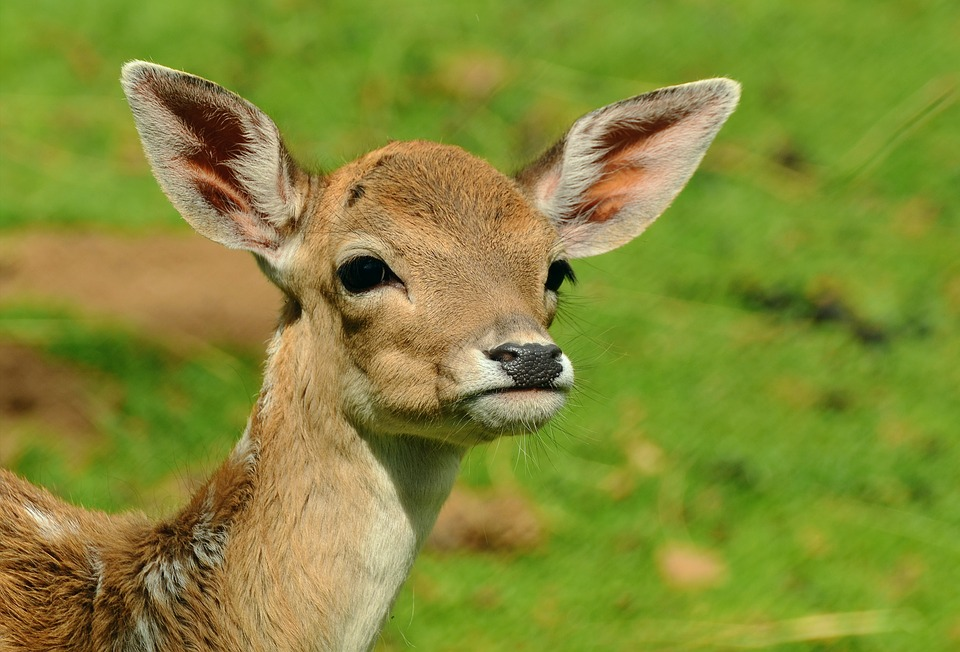
#> input picture deer.jpg, 960 x 652 px
$ python rotation.py --image deer.jpg
#> lines starting #> are read from the running program, lines starting #| are printed output that depends on the picture
import cv2
import imutils
import numpy as np
import argparse
ap= argparse.ArgumentParser()
ap.add_argument("-i","--image", required =True, help="Path to the image")
args= vars(ap.parse_args())
image= cv2.imread(args["image"])
#> image is the input picture: shape (652, 960, 3); mean B, G, R 53.6, 139, 132
cv2.imshow("Original",image)
cv2.waitKey(0)
(h,w)= image.shape[:2]
#> h = 652; w = 960
center= (w//2,h//2)
#> center = (480, 326)
M= cv2.getRotationMatrix2D(center, 45, 1.0)
rotated= cv2.warpAffine(image, M, (w,h))
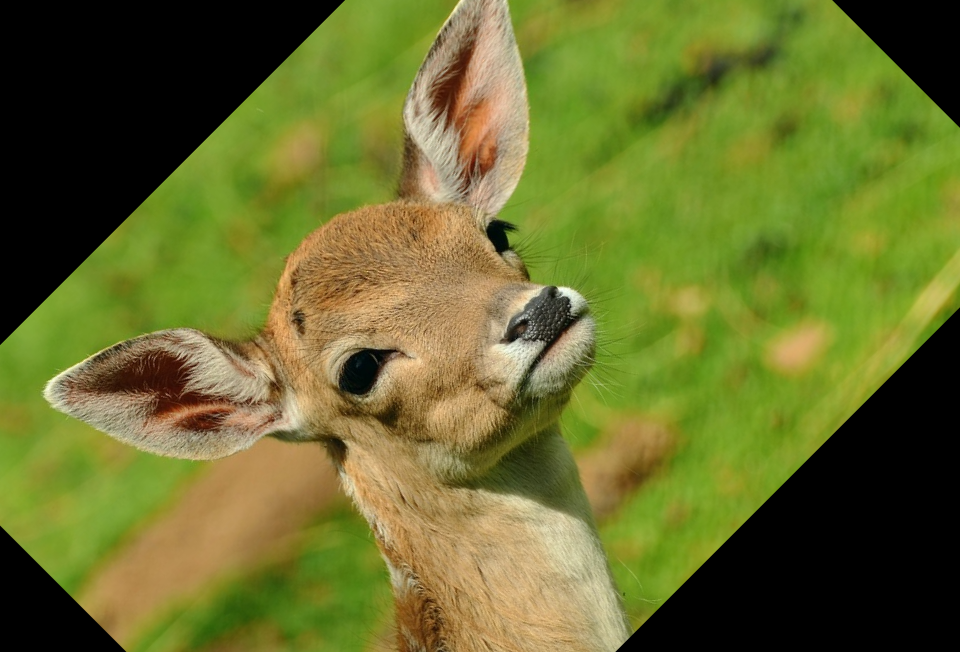
#> rotated: shape (652, 960, 3); mean B, G, R 44, 110.4, 105.2
cv2.imshow("Rotated 45degrees", rotated)
cv2.waitKey(0)
M= cv2.getRotationMatrix2D(center, -90,1.0)
rotated= cv2.warpAffine(image,M, (w,h) )
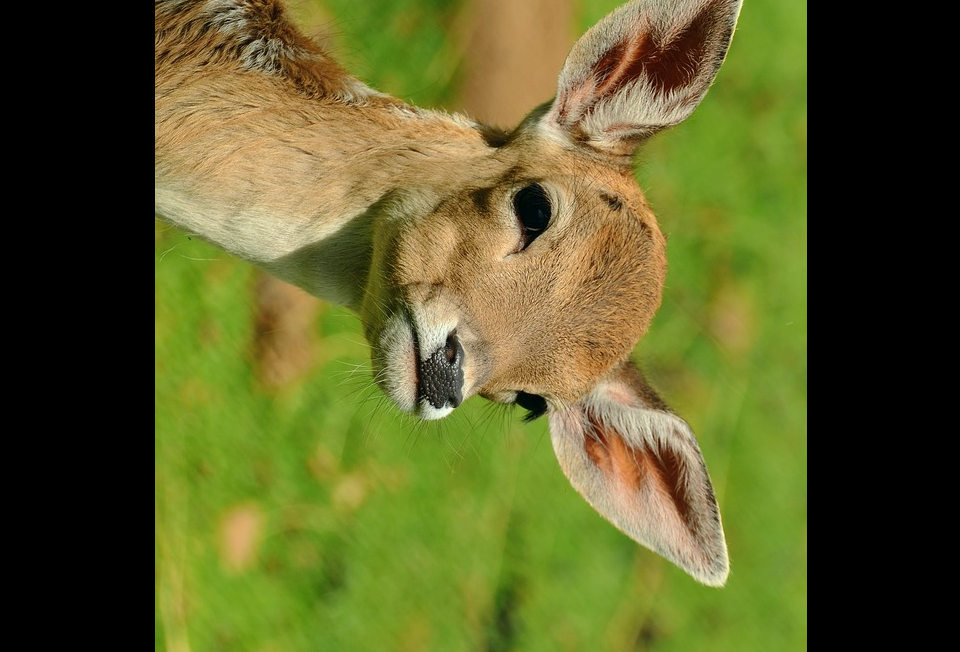
#> rotated: shape (652, 960, 3); mean B, G, R 40, 94.6, 92.3
cv2.imshow("Rotated by -90degrees", rotated)
cv2.waitKey(0)
rotated= imutils.rotate(image, 180)
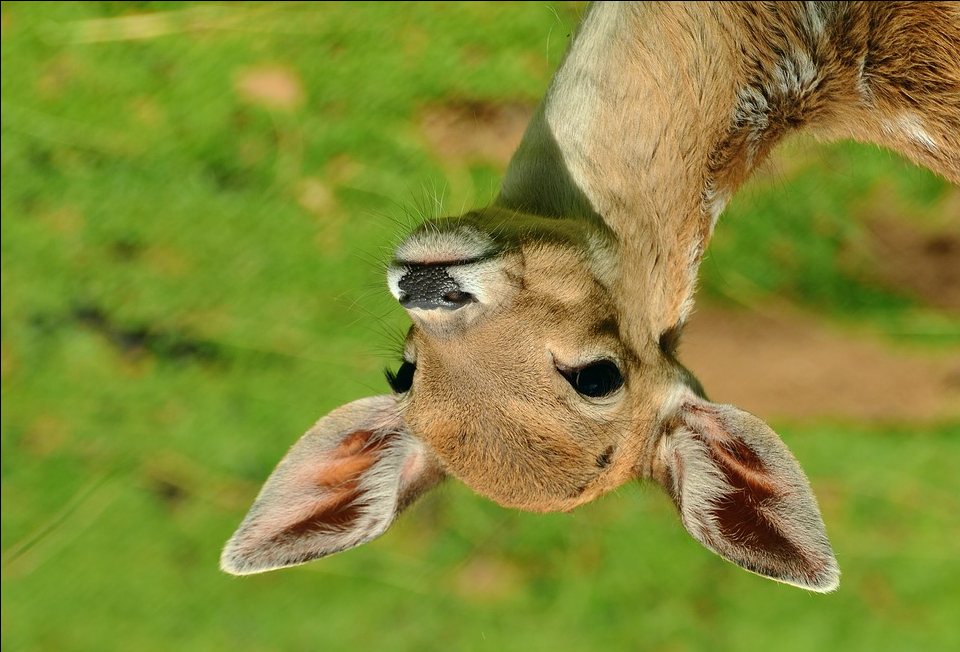
#> rotated: shape (652, 960, 3); mean B, G, R 53.5, 138.6, 131.7
cv2.imshow("Rotated by 180degrees", rotated)
cv2.waitKey(0)
